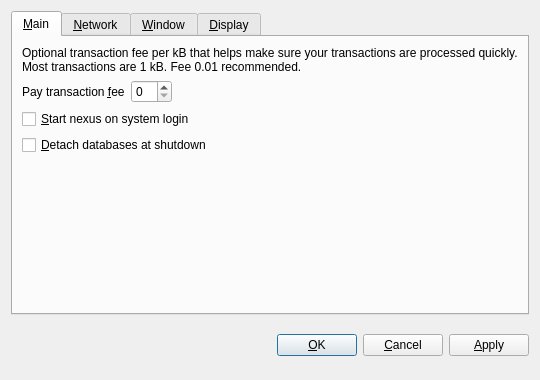
<?xml version="1.0" encoding="UTF-8"?>
<ui version="4.0">
 <class>OptionsDialog</class>
 <widget class="QDialog" name="OptionsDialog">
  <property name="geometry">
   <rect>
    <x>0</x>
    <y>0</y>
    <width>540</width>
    <height>380</height>
   </rect>
  </property>
  <property name="windowTitle">
   <string>Options</string>
  </property>
  <property name="modal">
   <bool>true</bool>
  </property>
  <layout class="QVBoxLayout" name="verticalLayout">
   <item>
    <widget class="QTabWidget" name="tabWidget">
     <property name="tabPosition">
      <enum>QTabWidget::North</enum>
     </property>
     <property name="currentIndex">
      <number>0</number>
     </property>
     <widget class="QWidget" name="tabMain">
      <attribute name="title">
       <string>&amp;Main</string>
      </attribute>
      <layout class="QVBoxLayout" name="verticalLayout_Main">
       <item>
        <widget class="QLabel" name="transactionFeeInfoLabel">
         <property name="text">
          <string>Optional transaction fee per kB that helps make sure your transactions are processed quickly. Most transactions are 1 kB. Fee 0.01 recommended.</string>
         </property>
         <property name="textFormat">
          <enum>Qt::PlainText</enum>
         </property>
         <property name="wordWrap">
          <bool>true</bool>
         </property>
        </widget>
       </item>
       <item>
        <layout class="QHBoxLayout" name="horizontalLayout_Main">
         <item>
          <widget class="QLabel" name="transactionFeeLabel">
           <property name="text">
            <string>Pay transaction &amp;fee</string>
           </property>
           <property name="textFormat">
            <enum>Qt::PlainText</enum>
           </property>
           <property name="buddy">
            <cstring>transactionFee</cstring>
           </property>
          </widget>
         </item>
         <item>
          <widget class="BitcoinAmountField" name="transactionFee"/>
         </item>
         <item>
          <spacer name="horizontalSpacer_Main">
           <property name="orientation">
            <enum>Qt::Horizontal</enum>
           </property>
           <property name="sizeHint" stdset="0">
            <size>
             <width>40</width>
             <height>20</height>
            </size>
           </property>
          </spacer>
         </item>
        </layout>
       </item>
       <item>
        <widget class="QCheckBox" name="bitcoinAtStartup">
         <property name="toolTip">
          <string>Automatically start nexus after logging in to the system.</string>
         </property>
         <property name="text">
          <string>&amp;Start nexus on system login</string>
         </property>
        </widget>
       </item>
       <item>
        <widget class="QCheckBox" name="detachDatabases">
         <property name="toolTip">
          <string>Detach block and address databases at shutdown. This means they can be moved to another data directory, but it slows down shutdown. The wallet is always detached.</string>
         </property>
         <property name="text">
          <string>&amp;Detach databases at shutdown</string>
         </property>
        </widget>
       </item>
       <item>
        <spacer name="verticalSpacer_Main">
         <property name="orientation">
          <enum>Qt::Vertical</enum>
         </property>
         <property name="sizeHint" stdset="0">
          <size>
           <width>20</width>
           <height>40</height>
          </size>
         </property>
        </spacer>
       </item>
      </layout>
     </widget>
     <widget class="QWidget" name="tabNetwork">
      <attribute name="title">
       <string>&amp;Network</string>
      </attribute>
      <layout class="QVBoxLayout" name="verticalLayout_Network">
       <item>
        <widget class="QCheckBox" name="mapPortUpnp">
         <property name="toolTip">
          <string>Automatically open the nexus client port on the router. This only works when your router supports UPnP and it is enabled.</string>
         </property>
         <property name="text">
          <string>Map port using &amp;UPnP</string>
         </property>
        </widget>
       </item>
       <item>
        <widget class="QCheckBox" name="connectSocks">
         <property name="toolTip">
          <string>Connect to the nexus network through a SOCKS proxy (e.g. when connecting through Tor).</string>
         </property>
         <property name="text">
          <string>&amp;Connect through SOCKS proxy:</string>
         </property>
        </widget>
       </item>
       <item>
        <layout class="QHBoxLayout" name="horizontalLayout_Network">
         <item>
          <widget class="QLabel" name="proxyIpLabel">
           <property name="text">
            <string>Proxy &amp;IP:</string>
           </property>
           <property name="textFormat">
            <enum>Qt::PlainText</enum>
           </property>
           <property name="buddy">
            <cstring>proxyIp</cstring>
           </property>
          </widget>
         </item>
         <item>
          <widget class="QValidatedLineEdit" name="proxyIp">
           <property name="maximumSize">
            <size>
             <width>140</width>
             <height>16777215</height>
            </size>
           </property>
           <property name="toolTip">
            <string>IP address of the proxy (e.g. 127.0.0.1)</string>
           </property>
          </widget>
         </item>
         <item>
          <widget class="QLabel" name="proxyPortLabel">
           <property name="text">
            <string>&amp;Port:</string>
           </property>
           <property name="textFormat">
            <enum>Qt::PlainText</enum>
           </property>
           <property name="buddy">
            <cstring>proxyPort</cstring>
           </property>
          </widget>
         </item>
         <item>
          <widget class="QLineEdit" name="proxyPort">
           <property name="maximumSize">
            <size>
             <width>55</width>
             <height>16777215</height>
            </size>
           </property>
           <property name="toolTip">
            <string>Port of the proxy (e.g. 9050)</string>
           </property>
          </widget>
         </item>
         <item>
          <widget class="QLabel" name="socksVersionLabel">
           <property name="text">
            <string>SOCKS &amp;Version:</string>
           </property>
           <property name="textFormat">
            <enum>Qt::PlainText</enum>
           </property>
           <property name="buddy">
            <cstring>socksVersion</cstring>
           </property>
          </widget>
         </item>
         <item>
          <widget class="QValueComboBox" name="socksVersion">
           <property name="toolTip">
            <string>SOCKS version of the proxy (e.g. 5)</string>
           </property>
          </widget>
         </item>
         <item>
          <spacer name="horizontalSpacer_Network">
           <property name="orientation">
            <enum>Qt::Horizontal</enum>
           </property>
           <property name="sizeHint" stdset="0">
            <size>
             <width>40</width>
             <height>20</height>
            </size>
           </property>
          </spacer>
         </item>
        </layout>
       </item>
       <item>
        <spacer name="verticalSpacer_Network">
         <property name="orientation">
          <enum>Qt::Vertical</enum>
         </property>
         <property name="sizeHint" stdset="0">
          <size>
           <width>20</width>
           <height>40</height>
          </size>
         </property>
        </spacer>
       </item>
      </layout>
     </widget>
     <widget class="QWidget" name="tabWindow">
      <attribute name="title">
       <string>&amp;Window</string>
      </attribute>
      <layout class="QVBoxLayout" name="verticalLayout_Window">
       <item>
        <widget class="QCheckBox" name="minimizeToTray">
         <property name="toolTip">
          <string>Show only a tray icon after minimizing the window.</string>
         </property>
         <property name="text">
          <string>&amp;Minimize to the tray instead of the taskbar</string>
         </property>
        </widget>
       </item>
       <item>
        <widget class="QCheckBox" name="minimizeOnClose">
         <property name="toolTip">
          <string>Minimize instead of exit the application when the window is closed. When this option is enabled, the application will be closed only after selecting Quit in the menu.</string>
         </property>
         <property name="text">
          <string>M&amp;inimize on close</string>
         </property>
        </widget>
       </item>
       <item>
        <spacer name="verticalSpacer_Window">
         <property name="orientation">
          <enum>Qt::Vertical</enum>
         </property>
         <property name="sizeHint" stdset="0">
          <size>
           <width>20</width>
           <height>40</height>
          </size>
         </property>
        </spacer>
       </item>
      </layout>
     </widget>
     <widget class="QWidget" name="tabDisplay">
      <attribute name="title">
       <string>&amp;Display</string>
      </attribute>
      <layout class="QVBoxLayout" name="verticalLayout_Display">
       <item>
        <layout class="QHBoxLayout" name="horizontalLayout_1_Display">
         <item>
          <widget class="QLabel" name="langLabel">
           <property name="text">
            <string>User Interface &amp;language:</string>
           </property>
           <property name="textFormat">
            <enum>Qt::PlainText</enum>
           </property>
           <property name="buddy">
            <cstring>lang</cstring>
           </property>
          </widget>
         </item>
         <item>
          <widget class="QValueComboBox" name="lang">
           <property name="toolTip">
            <string>The user interface language can be set here. This setting will take effect after restarting nexus.</string>
           </property>
          </widget>
         </item>
        </layout>
       </item>
       <item>
        <layout class="QHBoxLayout" name="horizontalLayout_2_Display">
         <item>
          <widget class="QLabel" name="unitLabel">
           <property name="text">
            <string>&amp;Unit to show amounts in:</string>
           </property>
           <property name="textFormat">
            <enum>Qt::PlainText</enum>
           </property>
           <property name="buddy">
            <cstring>unit</cstring>
           </property>
          </widget>
         </item>
         <item>
          <widget class="QValueComboBox" name="unit">
           <property name="toolTip">
            <string>Choose the default subdivision unit to show in the interface and when sending coins.</string>
           </property>
          </widget>
         </item>
        </layout>
       </item>
       <item>
        <widget class="QCheckBox" name="displayAddresses">
         <property name="toolTip">
          <string>Whether to show nexus addresses in the transaction list or not.</string>
         </property>
         <property name="text">
          <string>&amp;Display addresses in transaction list</string>
         </property>
        </widget>
       </item>
       <item>
        <spacer name="verticalSpacer_Display">
         <property name="orientation">
          <enum>Qt::Vertical</enum>
         </property>
         <property name="sizeHint" stdset="0">
          <size>
           <width>20</width>
           <height>40</height>
          </size>
         </property>
        </spacer>
       </item>
      </layout>
     </widget>
    </widget>
   </item>
   <item>
    <layout class="QHBoxLayout" name="horizontalLayout_Buttons">
     <item>
      <spacer name="horizontalSpacer_1">
       <property name="orientation">
        <enum>Qt::Horizontal</enum>
       </property>
       <property name="sizeHint" stdset="0">
        <size>
         <width>40</width>
         <height>48</height>
        </size>
       </property>
      </spacer>
     </item>
     <item>
      <widget class="QLabel" name="statusLabel">
       <property name="font">
        <font>
         <weight>75</weight>
         <bold>true</bold>
        </font>
       </property>
       <property name="text">
        <string/>
       </property>
       <property name="textFormat">
        <enum>Qt::PlainText</enum>
       </property>
       <property name="wordWrap">
        <bool>true</bool>
       </property>
      </widget>
     </item>
     <item>
      <spacer name="horizontalSpacer_2">
       <property name="orientation">
        <enum>Qt::Horizontal</enum>
       </property>
       <property name="sizeHint" stdset="0">
        <size>
         <width>40</width>
         <height>48</height>
        </size>
       </property>
      </spacer>
     </item>
     <item>
      <widget class="QPushButton" name="okButton">
       <property name="text">
        <string>&amp;OK</string>
       </property>
      </widget>
     </item>
     <item>
      <widget class="QPushButton" name="cancelButton">
       <property name="text">
        <string>&amp;Cancel</string>
       </property>
       <property name="autoDefault">
        <bool>false</bool>
       </property>
      </widget>
     </item>
     <item>
      <widget class="QPushButton" name="applyButton">
       <property name="text">
        <string>&amp;Apply</string>
       </property>
       <property name="autoDefault">
        <bool>false</bool>
       </property>
      </widget>
     </item>
    </layout>
   </item>
  </layout>
 </widget>
 <customwidgets>
  <customwidget>
   <class>BitcoinAmountField</class>
   <extends>QSpinBox</extends>
   <header>bitcoinamountfield.h</header>
  </customwidget>
  <customwidget>
   <class>QValueComboBox</class>
   <extends>QComboBox</extends>
   <header>qvaluecombobox.h</header>
  </customwidget>
  <customwidget>
   <class>QValidatedLineEdit</class>
   <extends>QLineEdit</extends>
   <header>qvalidatedlineedit.h</header>
  </customwidget>
 </customwidgets>
 <resources/>
 <connections/>
</ui>
